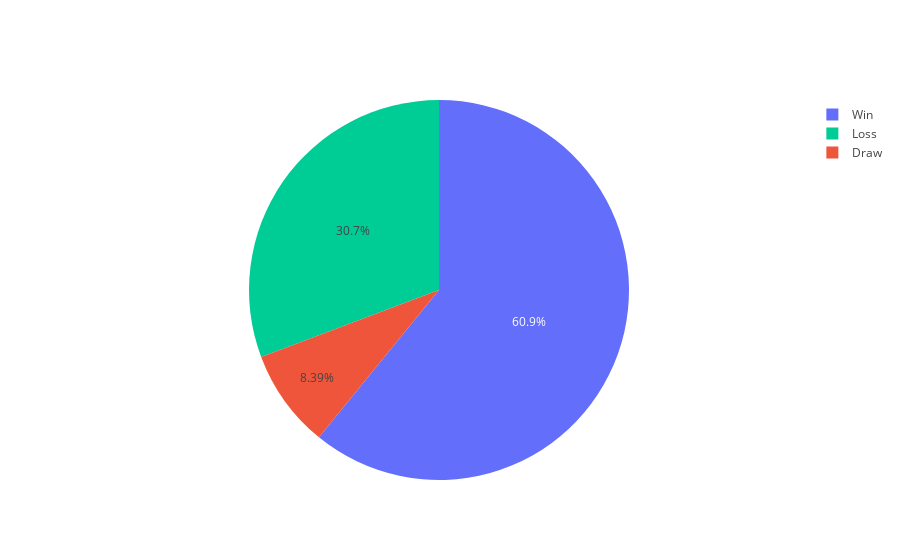

Notebook cell for this chart:
### Code cell
min_length = min(len(predicted_probs1_nb), len(predicted_probs2_nb), len(predicted_probs3_nb))

predict_myteam = predicted_probs1_nb[:min_length]
predict_oppteam = predicted_probs2_nb[:min_length]
predict_against = predicted_probs3_nb[:min_length]

prob_myteam = np.array(predict_myteam)  
prob_oppteam = np.array(predict_oppteam)
prob_against = np.array(predict_against)

if prob_myteam.ndim != 1 or prob_oppteam.ndim != 1 or prob_against.ndim != 1:
    raise ValueError("The predicted probabilities are not 1-dimensional arrays. Check your function outputs.")

prob_oppteam = prob_oppteam[::-1]

combined_predict = (prob_myteam + prob_oppteam + prob_against) / 3

avg_accuracy = (eval_nb1['accuracy'] + eval_nb2['accuracy'] + eval_nb3['accuracy']) / 3
avg_precision = (eval_nb1['precision'] + eval_nb2['precision'] + eval_nb3['precision']) / 3
avg_recall = (eval_nb1['recall'] + eval_nb2['recall'] + eval_nb3['recall']) / 3
avg_f1_score = (eval_nb1['f1_score'] + eval_nb2['f1_score'] + eval_nb3['f1_score']) / 3

def standardize_conf_matrix(conf_matrix, size=3):

    conf_matrix = np.array(conf_matrix)
    standardized_matrix = np.zeros((size, size), dtype=conf_matrix.dtype)
    rows, cols = conf_matrix.shape
    standardized_matrix[:rows, :cols] = conf_matrix
    return standardized_matrix

conf_matrix1 = standardize_conf_matrix(eval_nb1['confusion_matrix'])
conf_matrix2 = standardize_conf_matrix(eval_nb2['confusion_matrix'])
conf_matrix3 = standardize_conf_matrix(eval_nb3['confusion_matrix'])

avg_conf_matrix = (conf_matrix1 + conf_matrix2 + conf_matrix3) / 3

class_labels = ['Loss', 'Draw', 'Win']

labeled_avg_conf_matrix = pd.DataFrame(
    avg_conf_matrix,
    index=[f"True {label}" for label in class_labels],  # Row labels
    columns=[f"Pred {label}" for label in class_labels]  # Column labels
)


# Display averaged probabilities and evaluation metrics
print(f"Final Match Probabilities - Win: {combined_predict[2]:.2f}, Draw: {combined_predict[1]:.2f}, Loss: {combined_predict[0]:.2f}")

print("\nAveraged Evaluation Metrics:")
print(f"Accuracy: {avg_accuracy:.2f}")
print(f"Precision: {avg_precision:.2f}")
print(f"Recall: {avg_recall:.2f}")
print(f"F1-Score: {avg_f1_score:.2f}")
# Display the labeled confusion matrix
print("\nAveraged Labeled Confusion Matrix:")
print(labeled_avg_conf_matrix)



# Pie chart
labels = ['Win', 'Draw', 'Loss' ]
values = [combined_predict[2], combined_predict[1], combined_predict[0]]

colors = ['#636EFA', '#EF553B', '#00CC96']

fig = go.Figure(data=[go.Pie(
    labels=labels, 
    values=values,
    marker=dict(colors=colors)  
)])

fig.show()

### Figure 1 — Plotly figure (JSON) as saved in the notebook; plotly's stock layout.template omitted (floating-point values rounded to 4 significant figures)
{"data": [{"labels": ["Win", "Draw", "Loss"], "marker": {"colors": ["#636EFA", "#EF553B", "#00CC96"]}, "type": "pie", "values": [0.6088, 0.08393, 0.3073]}], "layout": {"autosize": true}}
